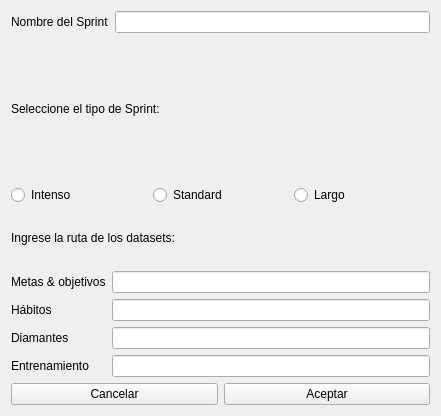
<?xml version="1.0" encoding="UTF-8"?>
<ui version="4.0">
 <class>Form</class>
 <widget class="QWidget" name="Form">
  <property name="geometry">
   <rect>
    <x>0</x>
    <y>0</y>
    <width>441</width>
    <height>416</height>
   </rect>
  </property>
  <property name="windowTitle">
   <string>Form</string>
  </property>
  <layout class="QVBoxLayout" name="verticalLayout_5">
   <item>
    <layout class="QHBoxLayout" name="horizontalLayout_2">
     <item>
      <widget class="QLabel" name="label_nombre_sprint">
       <property name="text">
        <string>Nombre del Sprint</string>
       </property>
      </widget>
     </item>
     <item>
      <widget class="QLineEdit" name="entry_nombre_sprint"/>
     </item>
    </layout>
   </item>
   <item>
    <layout class="QVBoxLayout" name="verticalLayout_4">
     <item>
      <widget class="QLabel" name="label_seleccione">
       <property name="text">
        <string>Seleccione el tipo de Sprint:</string>
       </property>
      </widget>
     </item>
     <item>
      <layout class="QHBoxLayout" name="horizontalLayout">
       <item>
        <widget class="QRadioButton" name="radioButton_intenso">
         <property name="text">
          <string>Intenso</string>
         </property>
        </widget>
       </item>
       <item>
        <widget class="QRadioButton" name="radioButton_standard">
         <property name="text">
          <string>Standard</string>
         </property>
        </widget>
       </item>
       <item>
        <widget class="QRadioButton" name="radioButton_largo">
         <property name="text">
          <string>Largo</string>
         </property>
        </widget>
       </item>
      </layout>
     </item>
    </layout>
   </item>
   <item>
    <layout class="QVBoxLayout" name="verticalLayout_3">
     <item>
      <widget class="QLabel" name="label_ingrese_ruta">
       <property name="text">
        <string>Ingrese la ruta de los datasets:</string>
       </property>
      </widget>
     </item>
     <item>
      <layout class="QHBoxLayout" name="horizontalLayout_3">
       <item>
        <layout class="QVBoxLayout" name="verticalLayout">
         <item>
          <widget class="QLabel" name="label_3">
           <property name="text">
            <string>Metas &amp; objetivos</string>
           </property>
          </widget>
         </item>
         <item>
          <widget class="QLabel" name="label_4">
           <property name="text">
            <string>Hábitos</string>
           </property>
          </widget>
         </item>
         <item>
          <widget class="QLabel" name="label_5">
           <property name="text">
            <string>Diamantes</string>
           </property>
          </widget>
         </item>
         <item>
          <widget class="QLabel" name="label_6">
           <property name="text">
            <string>Entrenamiento</string>
           </property>
          </widget>
         </item>
        </layout>
       </item>
       <item>
        <layout class="QVBoxLayout" name="verticalLayout_2">
         <item>
          <widget class="QLineEdit" name="entry_metas"/>
         </item>
         <item>
          <widget class="QLineEdit" name="entry_habitos"/>
         </item>
         <item>
          <widget class="QLineEdit" name="entry_diamantes"/>
         </item>
         <item>
          <widget class="QLineEdit" name="entry_entrenamiento"/>
         </item>
        </layout>
       </item>
      </layout>
     </item>
    </layout>
   </item>
   <item>
    <layout class="QHBoxLayout" name="horizontalLayout_4">
     <item>
      <widget class="QPushButton" name="boton_cancelar">
       <property name="text">
        <string>Cancelar</string>
       </property>
      </widget>
     </item>
     <item>
      <widget class="QPushButton" name="boton_aceptar">
       <property name="text">
        <string>Aceptar</string>
       </property>
      </widget>
     </item>
    </layout>
   </item>
  </layout>
 </widget>
 <resources/>
 <connections/>
</ui>
